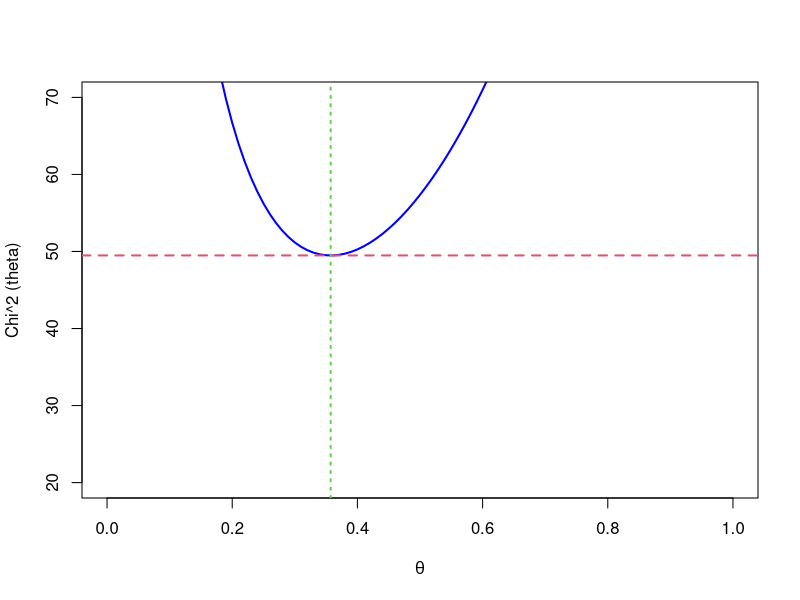

Write the R code that produced this figure.
ni <- c(4, 10, 24, 12, 6, 3)
n <- sum(ni)


chisquare <- function(a) {
  sapply(a, function(single_a) {
    lower <- c(0, 1, 2, 3, 4, 5)
    upper <- c(1, 2, 3, 4, 5, Inf)
    p <- exp(-lower*single_a) - exp(-upper*single_a)
    
    sum((ni - n * p)^2 / (n * p))
  })
}

est <- optimize(chisquare, c(0, 10))

# Print results
cat("Estimated theta:", est$minimum, "\n")
cat("Minimum chi-square value:", est$objective, "\n")

# Plotting the chi-square function
curve(chisquare, from = 0, to = 1, col = "blue", lwd = 2,
      xlab = expression(theta), ylab = "Chi^2 (theta)",
      ylim = c(20, 70))
abline(h = est$objective, v = est$minimum, lwd=2, lty = c(2,3), col = c(2,3))
